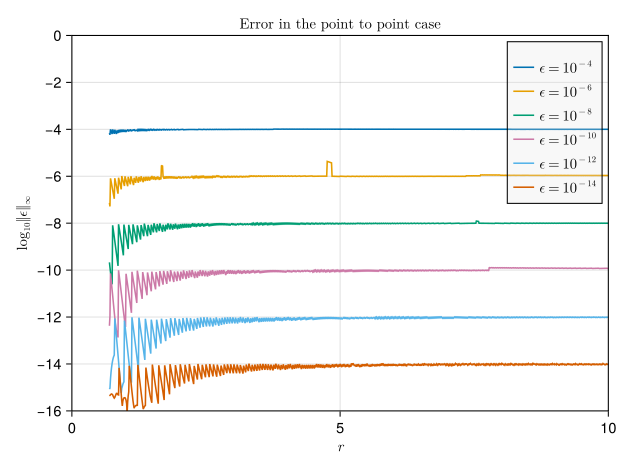

This chart was generated by the following Julia code:
using FiniteLineSource
using Makie
using CairoMakie

CairoMakie.activate!()

ϵ = 1e-12

α = 1e-6
kg = 3.
rb = 0.1
Δt = 3600.

Nt = 20000

constants = Constants(Δt=Δt, α=α, kg=kg, rb=rb)
q = [1. for t in 1:Nt]

function compute_error_Linf(;r, ϵ, q, constants)
    Nt = length(q)
    sources = [(0., 0., 0.), (r, 0., 0.)]

    block = prepare_containers(PointToPoint(r=r), sources, ϵ, Nt, constants);
    Ib = zeros(length(sources), Nt)
    evolve!(Ib, q, block)

    setup = PointToPoint(r = r)
    C = convolve_step(q, setup; params=constants)

    err = @. @views abs(Ib[1, :] - C)
    maximum(err)
end


r_range = 0.7:0.01:10.
ϵ_range = [1e-4, 1e-6, 1e-8, 1e-10, 1e-12, 1e-14]

res = zeros(length(r_range), length(ϵ_range))

for (i, ϵ) in enumerate(ϵ_range)
    @info "Computing errors for ϵ=$ϵ"
    @. res[:, i] = [compute_error_Linf(r=rr, ϵ=ϵ, q=q, constants=constants) for rr in r_range]
end

fig = Figure()
ax = Axis(fig[1, 1], xlabel = L"r", ylabel = L"\log_{10} \Vert \epsilon  \Vert_{\infty}", title = L"\text{Error in the point to point case}")

for (i, ϵ) in enumerate(ϵ_range)
    lines!(ax, r_range, log10.(res[:, i]), label = L"\epsilon = 10^{%$(Int(log10(ϵ)))}")
end
xlims!(ax, 0, 10)
ylims!(ax, -16., 0.)
axislegend(""; position= :rt, backgroundcolor = (:grey90, 0.25));

fig

save("figures/causal/p2p_error.pdf", fig)
